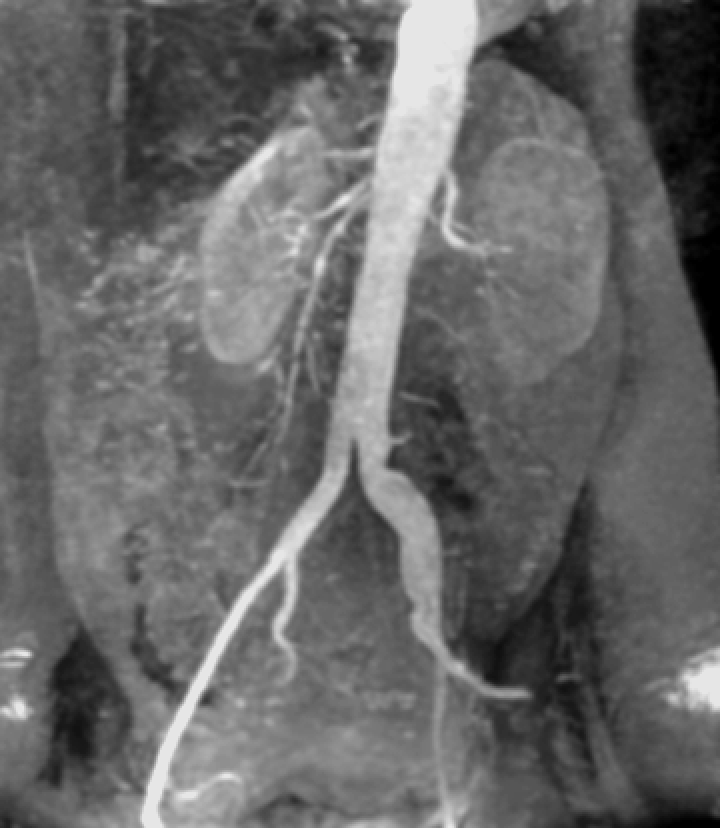
%> input picture 数字图像处理/homework/第七次实验/images/Fig0312.tif, 720 x 828 px
$ octave exp2_1.m   (GNU Octave 9; MATLAB toolbox functions it lacks are replaced by stand-ins)
%> lines starting %> are read from the running program, lines starting %| are printed output that depends on the picture; in (x1, y1, x2, y2) boxes, pixels count from 0 and x2, y2 are one past the last pixel; in counts of white or black regions, pixels touching at a corner belong together; the program's own positions count from 1
### 数字图像处理/homework/第七次实验/code/Global_thresholds.m
function [predict_threshold] = Global_thresholds(img,T0)
%GLOBAL_THRESHOLDS 此处显示有关此函数的摘要
%   此处显示详细说明
T1 = 150;
T2 = 0;
img = double(img);
while true
    mask_g1 = img > T1;
    mask_g2 = 1 - mask_g1;
    u1 = mean(mean(mask_g1 .* img));
    u2 = mean(mean(mask_g2 .* img));
    T2 = (u1+u2)/2;
    if abs(T2 - T1) < T0
        break
    end
    T1 = T2;
end
predict_threshold = T2;
end

### 数字图像处理/homework/第七次实验/code/exp2_1.m
clear all; clc;
%% 读取一张图片
img = imread('../images/Fig0312.tif');
%> img is the input picture: size 828x720 uint8; min 0, max 230, mean 103.5
figure;
imshow(img); title('原始图像');
%% 通过全局阈值估计函数计算估计阈值
T0 = 3;
T2 = Global_thresholds(img, T0)
%> the loop in Global_thresholds, `while true` made 2 passes
%> (u1, u2, T2, T1) on pass 1: (22.39, 81.13, 51.76, 51.76)
%> (u1, u2, T2) on pass 2: (100.5, 3.01, 51.76)
%> pass 1, in Global_thresholds, `mask_g1 = img > T1;`:
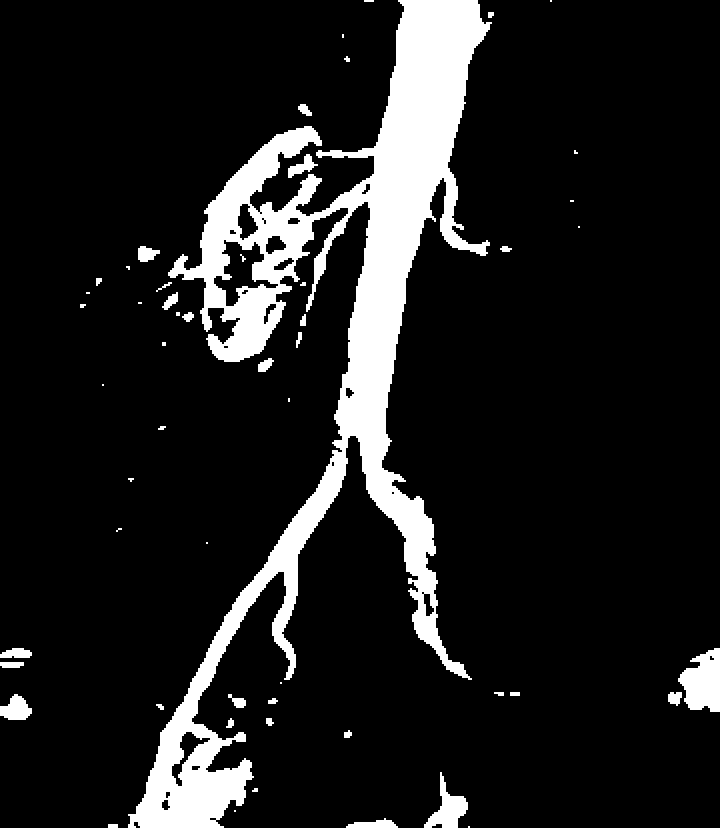
%> mask_g1: size 828x720 logical; 12.1% white; 54 white regions (18 under 20 px), largest, box (x1, y1, x2, y2) and area: (128, 0, 492, 828) 65540, (678, 648, 720, 712) 1892, (424, 772, 468, 828) 1016
%> pass 2, in Global_thresholds, `mask_g1 = img > T1;`:
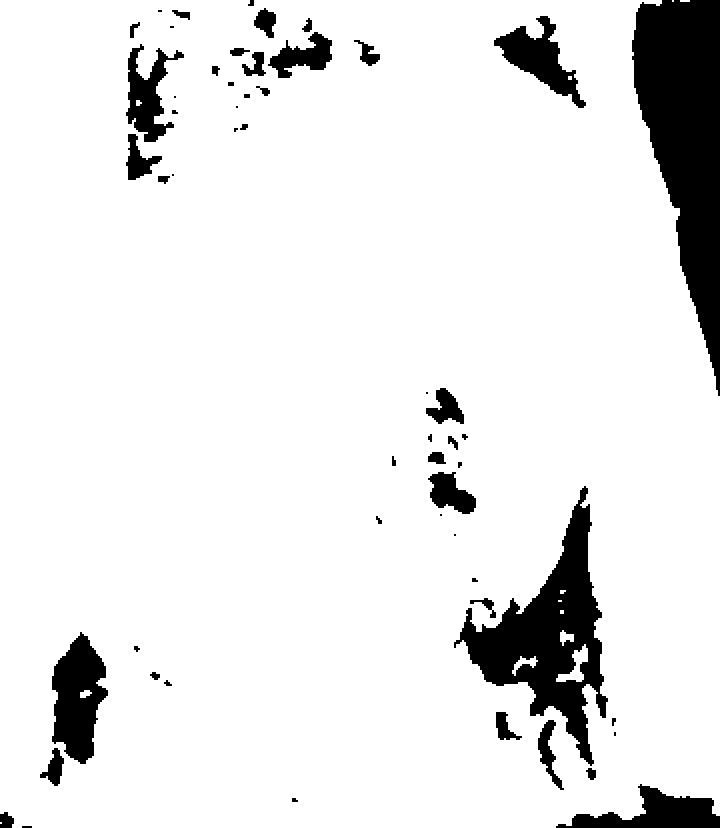
%> mask_g1: size 828x720 logical; 90.5% white; 55 black regions (10 under 20 px), largest, box (x1, y1, x2, y2) and area: (632, 0, 720, 396) 20172, (454, 486, 608, 766) 14556, (52, 632, 108, 764) 4748
%> in Global_thresholds, `predict_threshold = T2;`: predict_threshold = 51.76
%> T2 = 51.76
%% 使用T2对原始图像二值化
bw = im2bw(img, T2/256);
figure;
imshow(bw); title('采用估计阈值对原始图像二值化的结果');

$ run again, with 数字图像处理/homework/第七次实验/images/Fig1026.tif copied over 数字图像处理/homework/第七次实验/images/Fig0312.tif
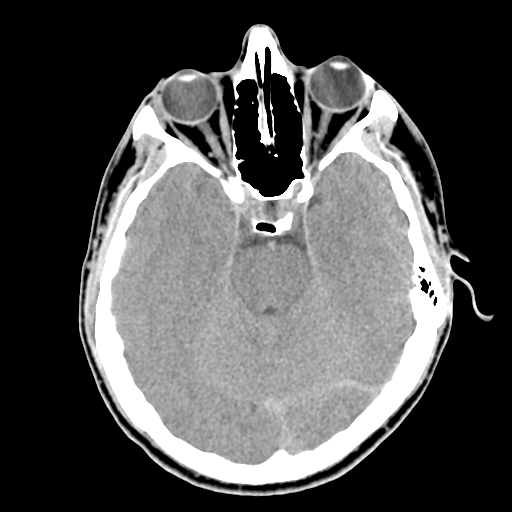
%> input picture 数字图像处理/homework/第七次实验/images/Fig1026.tif, 512 x 512 px
%> img is the input picture: size 512x512 uint8; min 0, max 255, mean 80.4
%> img: size 512x512 double
%> the loop in Global_thresholds, `while true` made 2 passes
%> (u1, u2, T2, T1) on pass 1: (66.72, 13.7, 40.21, 40.21)
%> pass 1, in Global_thresholds, `mask_g1 = img > T1;`:
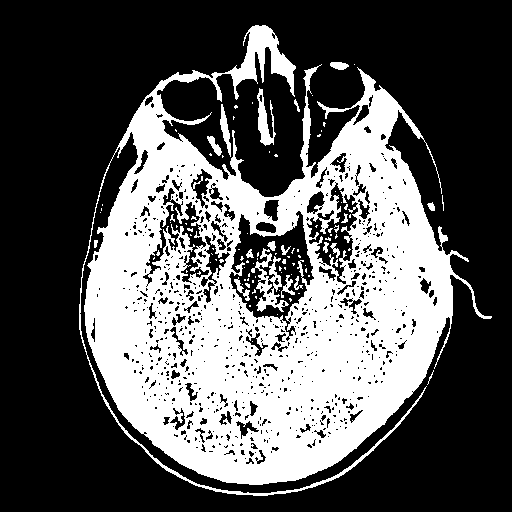
%> mask_g1: size 512x512 logical; 34.7% white; 103 white regions (83 under 20 px), largest, box (x1, y1, x2, y2) and area: (79, 25, 492, 496) 88010, (251, 248, 289, 312) 836, (257, 88, 276, 146) 503
%> pass 2, in Global_thresholds, `mask_g1 = img > T1;`:
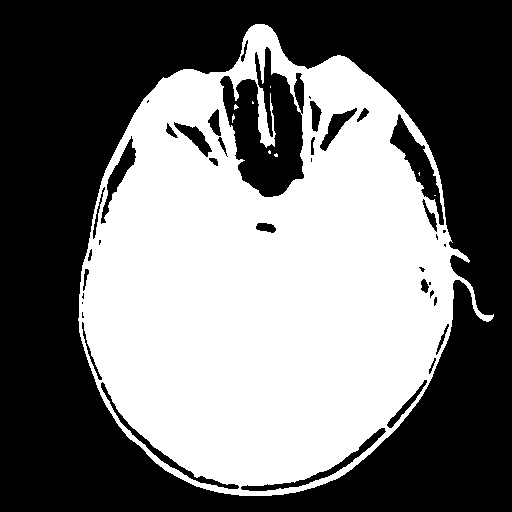
%> mask_g1: size 512x512 logical; 45.5% white; 9 white regions (8 under 20 px), largest, box (x1, y1, x2, y2) and area: (78, 24, 494, 496) 119314
%> predict_threshold = 40.21

$ run again, with 数字图像处理/homework/第七次实验/images/Fig1039.tif copied over 数字图像处理/homework/第七次实验/images/Fig0312.tif
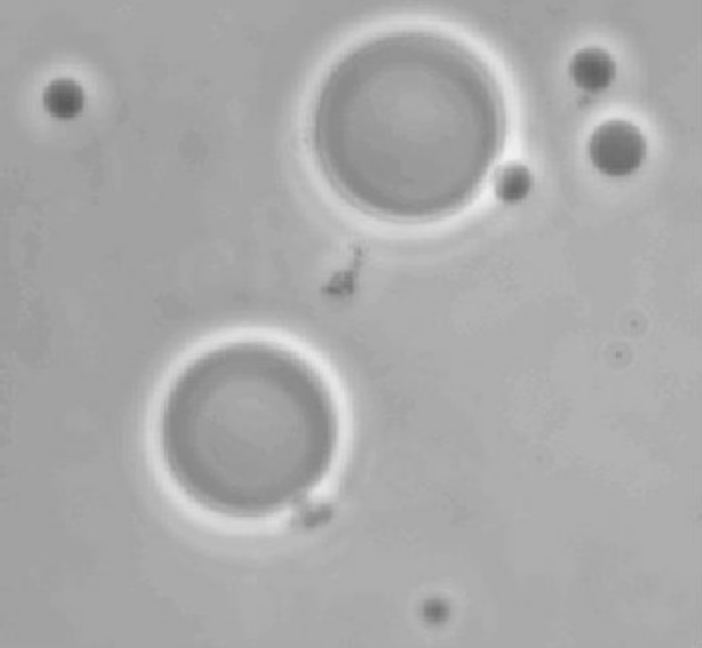
%> input picture 数字图像处理/homework/第七次实验/images/Fig1039.tif, 702 x 648 px
%> img is the input picture: size 648x702 uint8; min 90, max 241, mean 169.6
%> img: size 648x702 double
%> the loop in Global_thresholds, `while true` made 2 passes
%> (u1, u2, T2, T1) on pass 1: (161.5, 8.1, 84.8, 84.8)
%> pass 1, in Global_thresholds, `mask_g1 = img > T1;`:
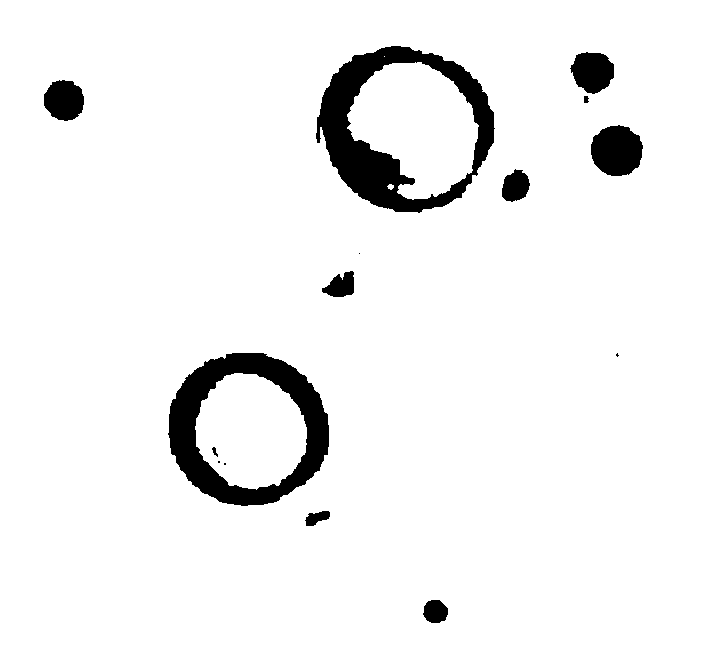
%> mask_g1: size 648x702 logical; 94.2% white; 15 black regions (4 under 20 px), largest, box (x1, y1, x2, y2) and area: (316, 46, 495, 213) 10288, (168, 353, 329, 506) 9359, (591, 125, 643, 176) 2067
%> predict_threshold = 84.8
